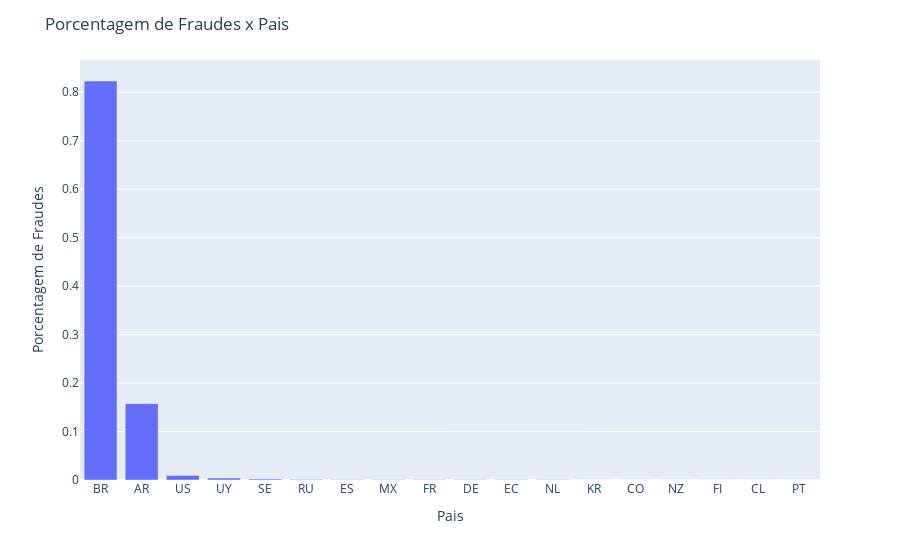

Notebook source saved alongside this figure:
### Code cell
## now count the percentage of samples in each contry (pais) that happened a fraud (fraude = 1), plot a bar chart using plotly
## pais with fraude = 1 / pais total

fig = px.bar(
    fraud_df['pais'].value_counts(normalize=True).reset_index(),
    x='pais',
    y='proportion',
    labels={'index': 'Pais', 'pais': 'Porcentagem de Fraudes'},
)

fig.update_layout(
    xaxis_title="Pais",
    yaxis_title="Porcentagem de Fraudes",
    title="Porcentagem de Fraudes x Pais"
)

fig.show()

### Figure 1 — Plotly figure (JSON) as saved in the notebook; plotly's stock layout.template omitted (floating-point values rounded to 4 significant figures)
{"data": [{"alignmentgroup": "True", "hovertemplate": "Porcentagem de Fraudes=%{x}<br>proportion=%{y}<extra></extra>", "legendgroup": "", "marker": {"color": "#636efa", "pattern": {"shape": ""}}, "name": "", "offsetgroup": "", "orientation": "v", "showlegend": false, "textposition": "auto", "type": "bar", "x": ["BR", "AR", "US", "UY", "SE", "RU", "ES", "MX", "FR", "DE", "EC", "NL", "KR", "CO", "NZ", "FI", "CL", "PT"], "xaxis": "x", "y": [0.8232, 0.1575, 0.009352, 0.003874, 0.002004, 0.0008016, 0.000668, 0.0004008, 0.0004008, 0.0004008, 0.0002672, 0.0002672, 0.0001336, 0.0001336, 0.0001336, 0.0001336, 0.0001336, 0.0001336], "yaxis": "y"}], "layout": {"barmode": "relative", "legend": {"tracegroupgap": 0}, "margin": {"t": 60}, "title": {"text": "Porcentagem de Fraudes x Pais"}, "xaxis": {"anchor": "y", "domain": [0, 1], "title": {"text": "Pais"}}, "yaxis": {"anchor": "x", "domain": [0, 1], "title": {"text": "Porcentagem de Fraudes"}}}}
